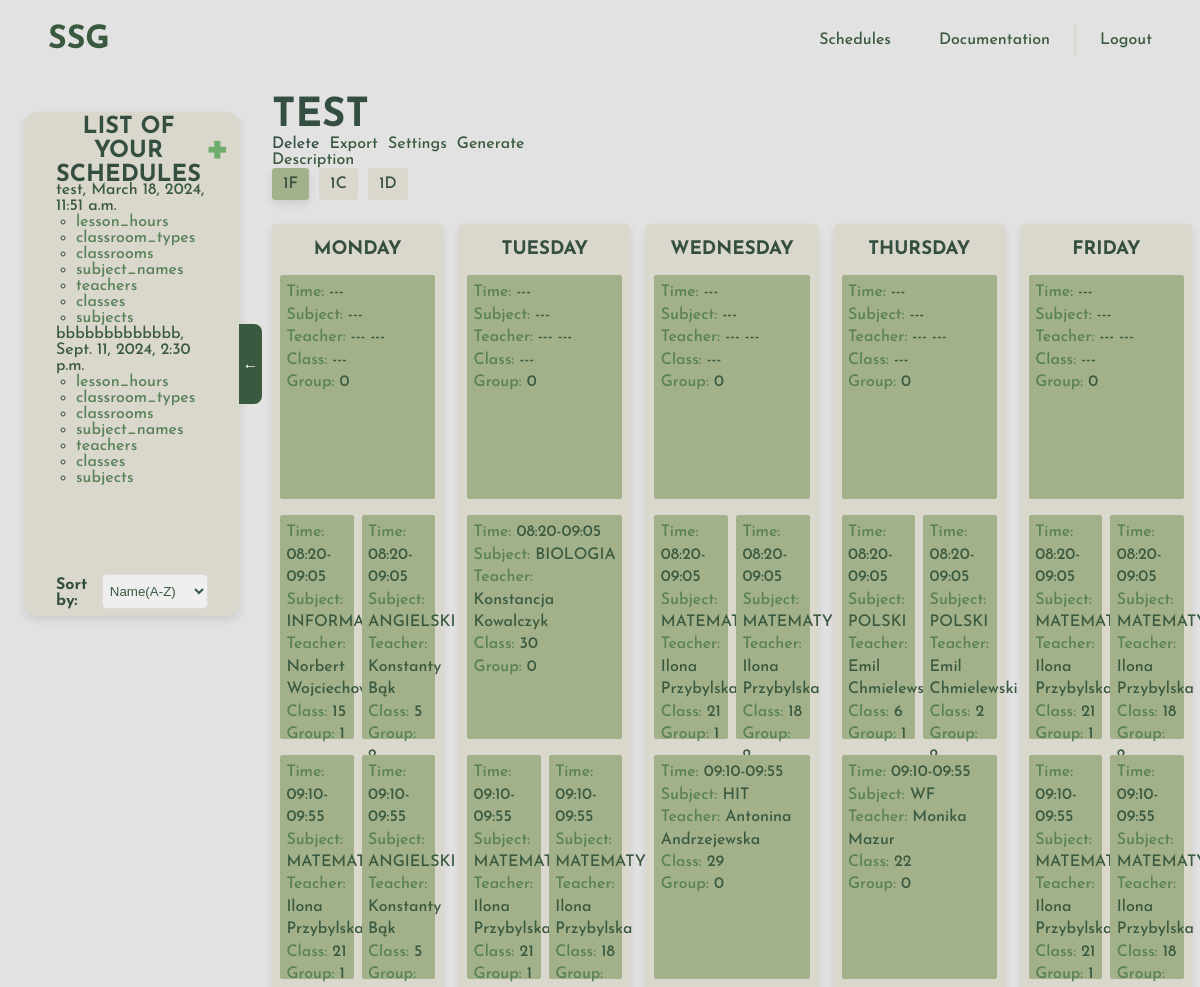
Page /schedules/test/test/ (signed in, upper part) on the earlier database version.
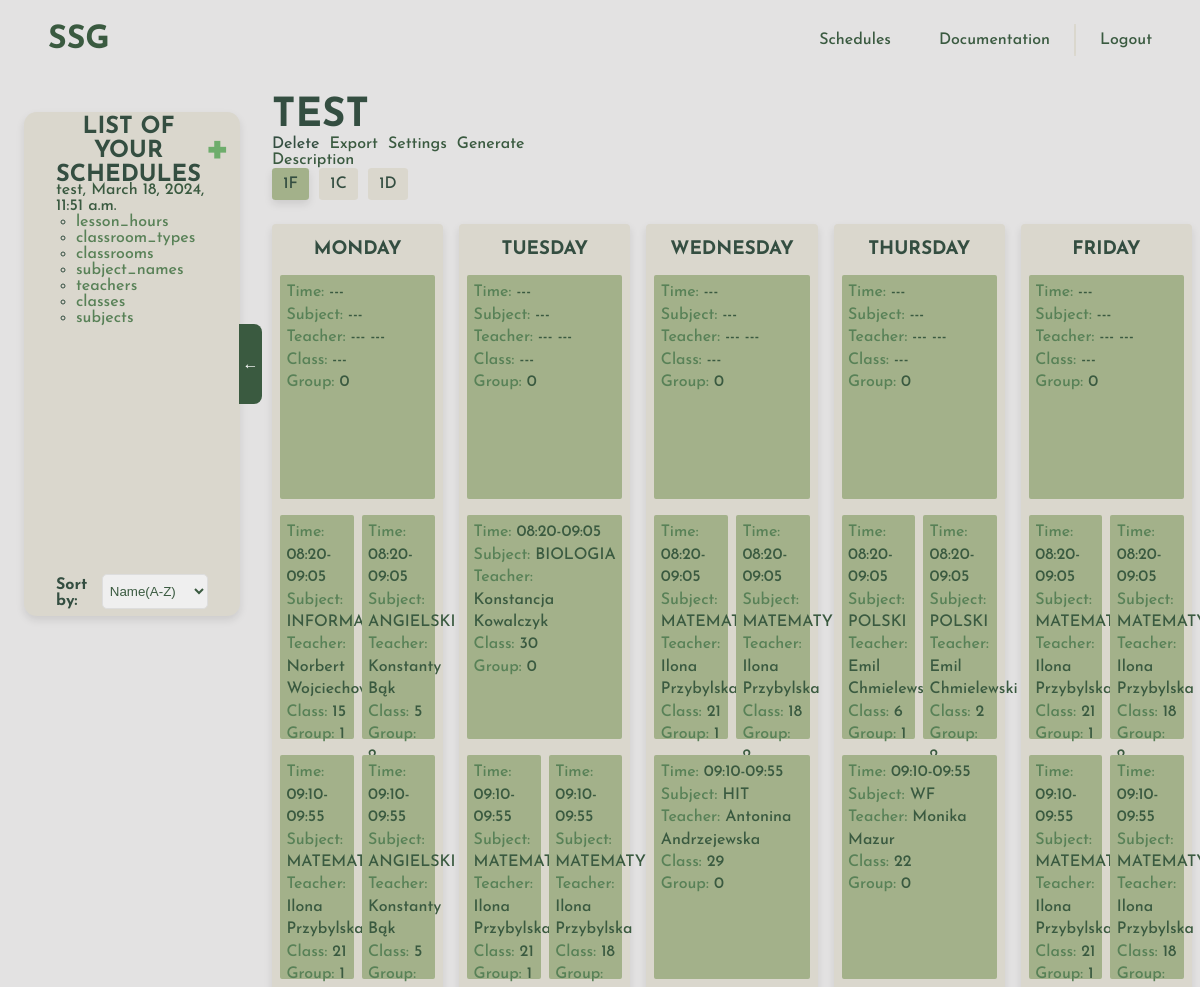
Same page on the later database version.
### generatorApp/models.py (models this page shows, shortened)
class ScheduleList(models.Model):
    user_id = models.ForeignKey(User, null=False, on_delete=models.CASCADE)
    name = models.CharField(max_length=100)
    description = models.CharField(max_length=800, default='')
    created_date = models.DateTimeField(default=timezone.now)
    content = models.TextField()

class Classes(models.Model):
    in_id = models.TextField(default=None, null=True)
    schedule_id = models.ForeignKey(ScheduleList, on_delete=models.CASCADE)
    supervising_teacher_id = models.ForeignKey(Teachers, default=None, on_delete=models.SET_DEFAULT)
    starting_lesson_hour_id = models.ForeignKey(LessonHours, default=0, on_delete=models.SET_DEFAULT)
    grade = models.IntegerField()
    class_signature = models.CharField(max_length=10)
    class Meta:
        unique_together = ('schedule_id', 'in_id')

class SubjectNames(models.Model):
    in_id = models.TextField(default=None, null=True)
    schedule_id = models.ForeignKey(ScheduleList, on_delete=models.CASCADE)
    name = models.CharField(max_length=100)
    class Meta:
        unique_together = ('schedule_id', 'in_id')

class Classrooms(models.Model):
    in_id = models.TextField(default=None, null=True)
    schedule_id = models.ForeignKey(ScheduleList, on_delete=models.CASCADE)
    type_id = models.ForeignKey(ClassroomTypes, default=0, on_delete=models.SET_DEFAULT)
    name = models.CharField(max_length=30)
    class Meta:
        unique_together = ('schedule_id', 'in_id')

### generatorApp/views/schedule.py (the view)
# urls.py: path('schedules/<str:username>/<str:schedule_name>/', views.ScheduleView.as_view(), name='schedule'),
class ScheduleView(LoginRequiredMixin, TemplateView):
    template_name = 'generatorApp/schedule.html'
    def get_context_data(self, **kwargs):
        def schedule_str(schedule):
            if not schedule.content:
                return False
            schedule_content = json.loads(schedule.content)
            for class_id, days in schedule_content.items():
                for day, subjects in days.items():
                    for subject_list in subjects:
                        for subject in subject_list:
                            subject_name = schedule.subjectnames_set.filter(in_id=subject['subject_name_id']).first()
                            subject['subject_name_id'] = subject_name.name if subject_name else '---'
                            teacher_names = []
                            for teacher in subject['teachers_id']:
                                teacher = schedule.teachers_set.filter(in_id=teacher).first()
                                teacher_names.append(f'{teacher.name} {teacher.surname}' if teacher else '--- ---')
                            subject['teachers_id'] = teacher_names[-1]
                            classroom = schedule.classrooms_set.filter(in_id=subject['classroom_id']).first()
                            subject['classroom_id'] = classroom.name if classroom else '---'
                            lesson_hour = schedule.lessonhours_set.filter(in_id=subject['lesson_hour_id']).first()
                            if lesson_hour:
                                start_hour = datetime.strptime(lesson_hour.start_hour, '%H:%M:%S')
                                end_hour = (start_hour + dt.timedelta(minutes=45))
                                subject['lesson_hour_id'] = f'{start_hour.strftime("%H:%M")}-{end_hour.strftime("%H:%M")}'
                            else:
                                subject['lesson_hour_id'] = '---'
            return schedule_content
        context = super().get_context_data(**kwargs)
        context = update_context(self.request, self.kwargs, context)
        schedule_name = context['schedule_name']
        schedule = ScheduleList.objects.get(user_id=self.request.user, name=schedule_name)
        context['schedule'] = schedule
        schedule_str = schedule_str(schedule)
        context['schedule_content'] = schedule_str if schedule_str else "Please import data!"
        context['classes'] = Classes.objects.filter(schedule_id=schedule)
        return context

### generatorApp/views/schedule.py (called while the page is built)
def update_context(request, kwargs, context):
    context['schedule_name'] = kwargs.get('schedule_name')
    context['model_name'] = kwargs.get('model')
    sort_by = request.GET.get('sort_by')
    if sort_by in [field.name for field in ScheduleList._meta.get_fields()]:
        context['schedule_list'] = ScheduleList.objects.filter(user_id=request.user).order_by(sort_by)
    else:
        context['schedule_list'] = ScheduleList.objects.filter(user_id=request.user)
    context['labels'] = [
        'lesson_hours',
        'classroom_types',
        'classrooms',
        'subject_names',
        'teachers',
        'classes',
        'subjects'
    ]
    return context

### generatorApp/templates/generatorApp/schedule.html (shortened to what this page needs)
{% extends 'generatorApp/index.html' %}
{% load static %}
{% block head %}
    <link rel="stylesheet" href="{% static 'generatorApp/schedule.css' %}">
{% endblock %}
{% block content %}
   {% include 'generatorApp/schedule_list.html' %}
    <main class="main">
        <div class="schedule-info">
            <h3 id="title">{{ schedule.name }}</h3>
            <div class="button-container">
                <a class="confirm-button schedule-btn-center" id="delete_btn">Delete</a>
                <a class="schedule-btn-center" href="{% url 'generatorApp:export_schedule' username=user.username schedule_name=schedule.name %}">Export</a>
                <a class="schedule-btn-center" href="{% url 'generatorApp:settings' username=user.username schedule_name=schedule.name %}">Settings</a>
                <a class="schedule-btn-center" href="{% url 'generatorApp:generate_schedule' username=user.username schedule_name=schedule.name %}" onclick="show_loader()">Generate</a>
            </div>
            <a class="schedule-info-btn">{{ schedule.description }}</a>
            <div id="class-buttons" class="button-container">
                {% for class in classes %}
                    <div class="class-switch schedule-btn-center" onclick="switch_class({{ class.in_id }})">
                        {{ class.grade }}{{ class.class_signature }}
                    </div>
                {% endfor %}
            </div>
        </div>
        <br>
        {% if schedule_content.items %}
        <div class="schedules" id="schedules">
            {% for class_id, days in schedule_content.items %}
                <div id="{{ class_id }}" class="schedule" style="display: none">
                    <div class="days">
                        {%  for day, subjects in days.items %}
                            <div class="day">
                                <h3> {{ day }}</h3>
                                <div class="subjects">
                                    {% for subject_list in subjects %}
                                        <div class="groups">
                                            {% for subject in subject_list %}
                                                <div class="subject">
                                                    <div>Time: <span class="data">{{ subject.lesson_hour_id }}</span></div>
                                                    <div>Subject: <span class="data">{{ subject.subject_name_id }}</span></div>
                                                    <div>Teacher: <span class="data">{{ subject.teachers_id }}</span></div>
                                                    <div>Class: <span class="data">{{ subject.classroom_id }}</span></div>
                                                    <div>Group: <span class="data">{{ subject.group }}</span></div>
                                                </div>
                                            {% endfor %}
                                        </div>
                                    {% endfor %}
                                </div>
                            </div>
                        {% endfor %}
                    </div>
                </div>
            {% endfor %}
        </div>
    {% else %}
            <div id="center-msg">
                <div></div>
                <div id="no-schedule-msg">Generate Schedule</div>
                <div></div>
            </div>
    {% endif %}
    </main>
{% endblock %}

### generatorApp/templates/generatorApp/schedule_list.html (shortened to what this page needs)
{% load static %}
{% block head %}
    <link rel="stylesheet" href="{% static 'generatorApp/aside.css' %}">
{% endblock %}
<aside class="sticky-wrapper">
    <div class="aside-content">
        <h3>
            <span>List of your schedules</span>
            <a href="{% url 'generatorApp:schedules_base' %}">
                <span style="font-size: 150%">+</span>
            </a>
        </h3>
        <ol class="scrollable">
            {% if schedule_list %}
                {% for schedule in schedule_list %}
                    <li>
                        <a href="{% url 'generatorApp:schedule' username=user.username schedule_name=schedule.name %}">
                            {{ schedule.name }}, {{ schedule.created_date }}
                        </a>
                        <ul class="schedule-data-list" style="padding-left: 2ch">
                            {% for label in labels %}
                                <li><a href="{% url 'generatorApp:schedule' username=user.username schedule_name=schedule.name%}{{label}}">{{ label }}</a></li>
                            {% endfor %}
                        </ul>
                    </li>
                {% endfor %}
            {% else %}
                <p>It seems to you don't have any schedules :<</p>
            {% endif %}
        </ol>
        <form method="GET" id="sort-form">
            <h4>Sort by:</h4>
            <select name="sort_by" id="sort_by">
                <option value="name">Name(A-Z)</option>
            </select>
        </form>
    </div>
    <button id="toggleAside" class="toggle-btn">
        <span id="arrow">←</span>
    </button>
</aside>

Differences in the rows shown:
removed ScheduleList: name "bbbbbbbbbbbbb", created_date "Sept. 11, 2024, 2:30 p.m.", labels "lesson_hours" "classroom_types" "classrooms" "subject_names" "teachers" "classes" "subjects"
